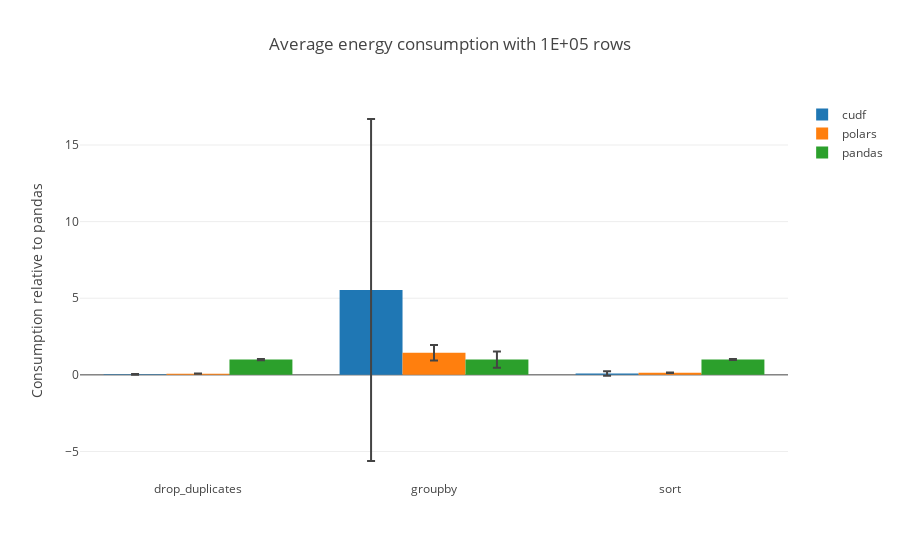
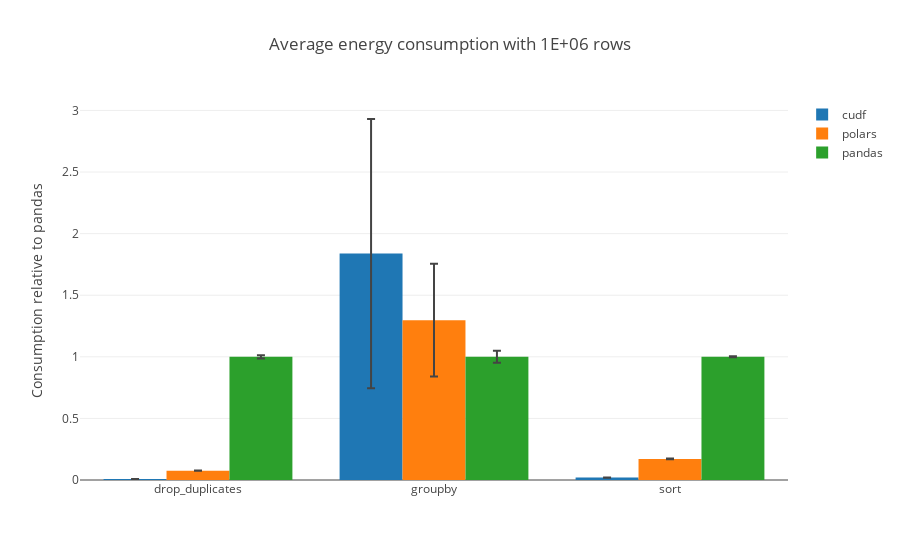
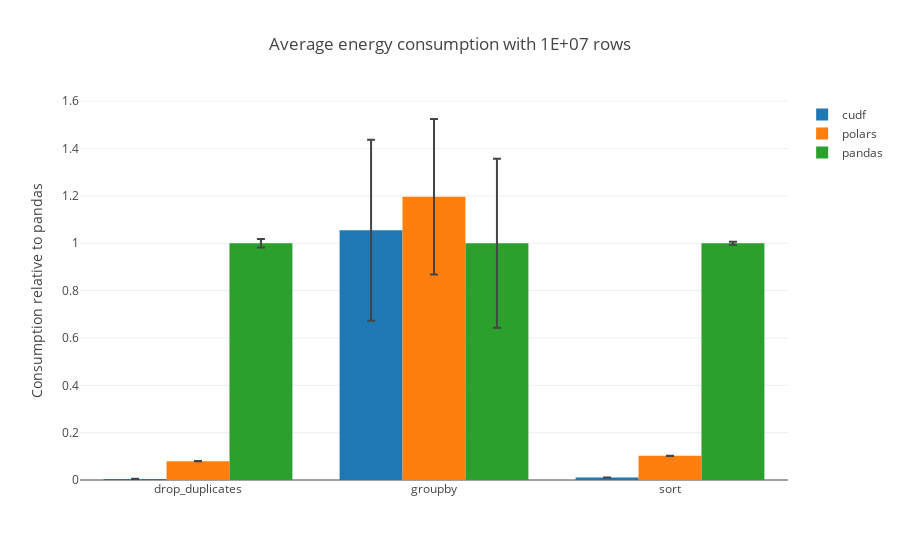

Here is the notebook cell these charts were saved with, in order:
### Code cell
for sample_size in sample_sizes:
    fig = go.Figure()
    cudf_tdf = cudf_df[cudf_df["n"] == sample_size]
    cudf_tdf.drop(
        columns=[c for c in cudf_tdf.columns if "sec" in c or "load" in c or c == "n"],
        inplace=True,
    )
    cudf_tdf = cudf_tdf.map(lambda x: x if x >= 0 else x + 65532610987)
    polars_tdf = polars_df[polars_df["n"] == sample_size]
    polars_tdf.drop(
        columns=[
            c for c in polars_tdf.columns if "sec" in c or "load" in c or c == "n"
        ],
        inplace=True,
    )
    polars_tdf = polars_tdf.map(lambda x: x if x >= 0 else x + 65532610987)
    pandas_tdf = pandas_df[pandas_df["n"] == sample_size]
    pandas_tdf.drop(
        columns=[
            c for c in pandas_tdf.columns if "sec" in c or "load" in c or c == "n"
        ],
        inplace=True,
    )
    pandas_tdf = pandas_tdf.map(lambda x: x if x >= 0 else x + 65532610987)
    y_cudf = [
        cudf_tdf.loc[:, [test in c for c in cudf_tdf.columns]].mean().sum()
        * convertion_factor
        for test in tests
    ]
    y_polars = [
        polars_tdf.loc[:, [test in c for c in polars_tdf.columns]].mean().sum()
        * convertion_factor
        for test in tests
    ]
    y_pandas = [
        pandas_tdf.loc[:, [test in c for c in pandas_tdf.columns]].mean().sum()
        * convertion_factor
        for test in tests
    ]
    std_cudf = [
        cudf_tdf.loc[:, [test in c for c in cudf_tdf.columns]].sum(axis=1).std()
        * convertion_factor
        for test in tests
    ]
    std_pandas = [
        pandas_tdf.loc[:, [test in c for c in cudf_tdf.columns]].sum(axis=1).std()
        * convertion_factor
        for test in tests
    ]
    std_polars = [
        polars_tdf.loc[:, [test in c for c in cudf_tdf.columns]].sum(axis=1).std()
        * convertion_factor
        for test in tests
    ]
    for idx, val in enumerate(y_pandas):
        y_cudf[idx] = y_cudf[idx] / val
        y_polars[idx] = y_polars[idx] / val
        y_pandas[idx] = y_pandas[idx] / val
        std_cudf[idx] = std_cudf[idx] / val
        std_pandas[idx] = std_pandas[idx] / val
        std_polars[idx] = std_polars[idx] / val
    fig.add_trace(
        go.Bar(
            x=tests,
            y=y_cudf,
            error_y=dict(
                type="data",  # value of error bar given in data coordinates
                array=std_cudf,
                visible=True,
            ),
            name="cudf",
        )
    )
    fig.add_trace(
        go.Bar(
            x=tests,
            y=y_polars,
            error_y=dict(
                type="data",  # value of error bar given in data coordinates
                array=std_polars,
                visible=True,
            ),
            name="polars",
        )
    )
    fig.add_trace(
        go.Bar(
            x=tests,
            y=y_pandas,
            error_y=dict(
                type="data",  # value of error bar given in data coordinates
                array=std_pandas,
                visible=True,
            ),
            name="pandas",
        )
    )
    fig.update_layout(
        template="none", title=f"Average energy consumption with {'{:.0E}'.format(sample_size)} rows"
    )
    fig.update_yaxes(
        title="Consumption relative to pandas"
    )  # ,type="log") # type="log"
    fig.show()
    fig.write_image(f"./../figs/relative_energy_consumption_{sample_size}.svg")

### Figure 1 — Plotly figure (JSON) as saved in the notebook; plotly's stock layout.template omitted (floating-point values rounded to 4 significant figures)
{"data": [{"error_y": {"array": [0.02853, 11.16, 0.1468], "type": "data", "visible": true}, "name": "cudf", "type": "bar", "x": ["drop_duplicates", "groupby", "sort"], "y": [0.03259, 5.538, 0.09721]}, {"error_y": {"array": [0.008686, 0.5058, 0.01778], "type": "data", "visible": true}, "name": "polars", "type": "bar", "x": ["drop_duplicates", "groupby", "sort"], "y": [0.07649, 1.437, 0.1363]}, {"error_y": {"array": [0.03893, 0.5304, 0.03053], "type": "data", "visible": true}, "name": "pandas", "type": "bar", "x": ["drop_duplicates", "groupby", "sort"], "y": [1, 1, 1]}], "layout": {"title": {"text": "Average energy consumption with 1E+05 rows"}, "yaxis": {"title": {"text": "Consumption relative to pandas"}}}}

### Figure 2 — Plotly figure (JSON) as saved in the notebook; plotly's stock layout.template omitted (floating-point values rounded to 4 significant figures)
{"data": [{"error_y": {"array": [8.9e-05, 1.093, 0.0005737], "type": "data", "visible": true}, "name": "cudf", "type": "bar", "x": ["drop_duplicates", "groupby", "sort"], "y": [0.007224, 1.838, 0.01949]}, {"error_y": {"array": [0.000684, 0.4584, 0.002413], "type": "data", "visible": true}, "name": "polars", "type": "bar", "x": ["drop_duplicates", "groupby", "sort"], "y": [0.07549, 1.298, 0.1712]}, {"error_y": {"array": [0.01329, 0.04825, 0.003993], "type": "data", "visible": true}, "name": "pandas", "type": "bar", "x": ["drop_duplicates", "groupby", "sort"], "y": [1, 1, 1]}], "layout": {"title": {"text": "Average energy consumption with 1E+06 rows"}, "yaxis": {"title": {"text": "Consumption relative to pandas"}}}}

### Figure 3 — Plotly figure (JSON) as saved in the notebook; plotly's stock layout.template omitted (floating-point values rounded to 4 significant figures)
{"data": [{"error_y": {"array": [0.000129, 0.3821, 0.0001423], "type": "data", "visible": true}, "name": "cudf", "type": "bar", "x": ["drop_duplicates", "groupby", "sort"], "y": [0.004654, 1.055, 0.01057]}, {"error_y": {"array": [0.0005586, 0.3282, 0.0005949], "type": "data", "visible": true}, "name": "polars", "type": "bar", "x": ["drop_duplicates", "groupby", "sort"], "y": [0.07971, 1.197, 0.102]}, {"error_y": {"array": [0.01751, 0.3565, 0.006135], "type": "data", "visible": true}, "name": "pandas", "type": "bar", "x": ["drop_duplicates", "groupby", "sort"], "y": [1, 1, 1]}], "layout": {"title": {"text": "Average energy consumption with 1E+07 rows"}, "yaxis": {"title": {"text": "Consumption relative to pandas"}}}}
